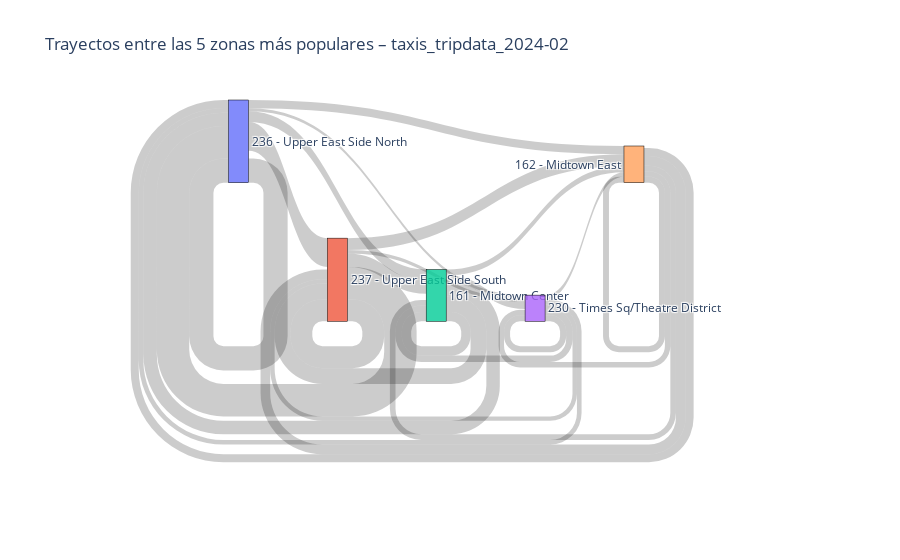
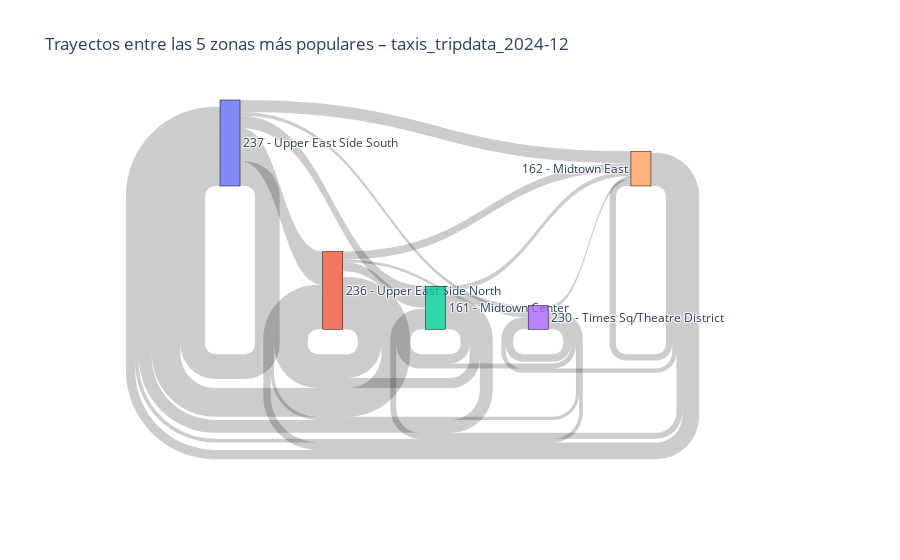

Notebook cell for these charts, in order:
### Code cell
# Función para generar un diagrama de Sankey con las 5 zonas más populares
def plot_sankey_top5_dict(datasets_dict, zona_nombres):
    """
    Genera un diagrama de Sankey para cada dataset en el diccionario,
    mostrando los trayectos entre las 5 zonas más frecuentes (origen/destino).

    Parámetros:
    - datasets_dict: diccionario {nombre_dataset: DataFrame}
    - zona_nombres: diccionario {LocationID: Nombre de zona}

    Devuelve:
    - lista de figuras Sankey (una por dataset)
    """
    import plotly.graph_objects as go

    figuras = []

    for nombre, df in datasets_dict.items():
        if "PULocationID" not in df.columns or "DOLocationID" not in df.columns:
            print(f"⚠️ {nombre}: no contiene columnas de ubicación. Se omite.")
            continue

        zonas = df.groupby(['PULocationID', 'DOLocationID']).size().reset_index(name='count')

        # Top 5 zonas más activas combinando origen y destino
        zonas_frecuentes = pd.concat([
            zonas.groupby('PULocationID')['count'].sum(),
            zonas.groupby('DOLocationID')['count'].sum()
        ]).groupby(level=0).sum().nlargest(5).index.tolist()

        zonas_top5 = zonas[
            zonas['PULocationID'].isin(zonas_frecuentes) &
            zonas['DOLocationID'].isin(zonas_frecuentes)
        ]

        if zonas_top5.empty:
            print(f"⚠️ {nombre}: no hay suficientes trayectos entre las 5 zonas más frecuentes.")
            continue

        etiquetas = [f"{z} - {zona_nombres.get(z, 'Desconocido')}" for z in zonas_frecuentes]
        zona_idx = {zona: i for i, zona in enumerate(zonas_frecuentes)}

        source = zonas_top5['PULocationID'].map(zona_idx).tolist()
        target = zonas_top5['DOLocationID'].map(zona_idx).tolist()
        value = zonas_top5['count'].tolist()

        fig = go.Figure(data=[go.Sankey(
            node=dict(
                pad=15, thickness=20,
                line=dict(color="black", width=0.5),
                label=etiquetas
            ),
            link=dict(source=source, target=target, value=value)
        )])

        fig.update_layout(
            title_text=f"Trayectos entre las 5 zonas más populares – {nombre}",
            font_size=12
        )

        fig.show()
        #figuras.append(fig)

    return figuras

# Generamos diagramas de Sankey para los datasets de Febrero 2024 y Diciembre 2024 limpios
# Asumiendo que zona_nombres ya está cargado
plot_sankey_top5_dict(cleaned_datasets, zona_nombres)

### Figure 1 — Plotly figure (JSON) as saved in the notebook; plotly's stock layout.template omitted (floating-point values rounded to 4 significant figures)
{"data": [{"link": {"source": [2, 2, 2, 2, 2, 4, 4, 4, 4, 4, 3, 3, 3, 3, 3, 0, 0, 0, 0, 0, 1, 1, 1, 1, 1], "target": [2, 4, 3, 0, 1, 2, 4, 3, 0, 1, 2, 4, 3, 0, 1, 2, 4, 3, 0, 1, 2, 4, 3, 0, 1], "value": [6053, 3872, 4627, 8726, 10242, 3657, 3841, 3522, 5192, 6260, 4121, 3030, 3913, 3005, 2888, 6940, 5382, 1991, 15680, 18646, 8703, 7687, 2301, 21024, 14176]}, "node": {"label": ["236 - Upper East Side North", "237 - Upper East Side South", "161 - Midtown Center", "230 - Times Sq/Theatre District", "162 - Midtown East"], "line": {"color": "black", "width": 0.5}, "pad": 15, "thickness": 20}, "type": "sankey"}], "layout": {"font": {"size": 12}, "title": {"text": "Trayectos entre las 5 zonas más populares – taxis_tripdata_2024-02"}}}

### Figure 2 — Plotly figure (JSON) as saved in the notebook; plotly's stock layout.template omitted (floating-point values rounded to 4 significant figures)
{"data": [{"link": {"source": [2, 2, 2, 2, 2, 4, 4, 4, 4, 4, 3, 3, 3, 3, 3, 1, 1, 1, 1, 1, 0, 0, 0, 0, 0], "target": [2, 4, 3, 1, 0, 2, 4, 3, 1, 0, 2, 4, 3, 1, 0, 2, 4, 3, 1, 0, 2, 4, 3, 1, 0], "value": [7797, 4161, 4943, 8707, 11007, 5041, 5329, 3625, 6343, 7972, 4368, 3074, 6470, 2709, 3113, 7780, 6761, 2270, 20113, 24365, 10747, 10256, 2923, 28294, 20960]}, "node": {"label": ["237 - Upper East Side South", "236 - Upper East Side North", "161 - Midtown Center", "230 - Times Sq/Theatre District", "162 - Midtown East"], "line": {"color": "black", "width": 0.5}, "pad": 15, "thickness": 20}, "type": "sankey"}], "layout": {"font": {"size": 12}, "title": {"text": "Trayectos entre las 5 zonas más populares – taxis_tripdata_2024-12"}}}
